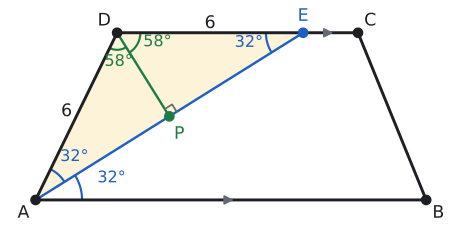

Python code for this plot:
# Örnek 2: [AB] ∥ [DC], m(DAB) = 64°, |AD| = 6. A'nın açıortayı [DC]'yi E'de keser → |DE| = 6.
# D'nin açıortayı [AE]'yi P'de keser → m(DPA) = 90°.
import sys; sys.path.insert(0, "tools")
from cizim import *

P = lambda x, y: np.array([float(x), float(y)])
uz = lambda U, V: round(float(np.linalg.norm(U - V)), 4)
def acisi(K, U, V):
    u, v = U - K, V - K
    return round(float(np.degrees(np.arccos(np.dot(u, v) / np.linalg.norm(u) / np.linalg.norm(v)))), 3)
def kesis(p, u, q, v):
    t = np.linalg.solve(np.array([u, -v]).T, q - p); return p + t[0] * u
def paralel_isareti(U, V, renk=SOLUK, k=0.18):
    M = (U + V) / 2; t = (V - U) / np.linalg.norm(V - U)
    ax.annotate("", xy=M + k * t, xytext=M - k * t, arrowprops=dict(arrowstyle="-|>", color=renk, lw=1.4, mutation_scale=14))
def cetik(U, V, n=1, renk=SOLUK, L=0.16):
    M = (U + V) / 2; t = (V - U) / np.linalg.norm(V - U); m = np.array([-t[1], t[0]])
    for i in range(n):
        c = M + (i - (n - 1) / 2) * 0.13 * t
        ax.plot(*zip(c - L * m, c + L * m), color=renk, lw=1.5)
def olcu(U, V, metin, d=0.3, renk=YAZI, fs=13):
    """[UV] parçasının ortasına, U→V yönünün soluna d kadar uzağa yazı (d < 0: sağına)."""
    M = (U + V) / 2; t = (V - U) / np.linalg.norm(V - U); m = np.array([-t[1], t[0]])
    ax.text(*(M + d * m), metin, ha="center", va="center", color=renk, fontsize=fs)
def dik_isareti(K, U, V, r=0.28):
    a_ = (U - K) / np.linalg.norm(U - K) * r; b_ = (V - K) / np.linalg.norm(V - K) * r
    ax.plot(*zip(K + a_, K + a_ + b_, K + b_), color=SOLUK, lw=1.3)

A = P(0, 0); D = 6 * P(np.cos(np.radians(64)), np.sin(np.radians(64)))
E = D + P(6, 0); C = P(10.4, D[1]); B = P(12.6, 0)
Pn = kesis(A, E - A, D, P(np.cos(np.radians(-58)), np.sin(np.radians(-58))))
print("A", acisi(A, B, D), "DAE", acisi(A, D, E), "EAB", acisi(A, E, B), "DEA", acisi(E, D, A),
      "ADC", acisi(D, A, C), "ADP", acisi(D, A, Pn), "PDC", acisi(D, Pn, C), "DPA", acisi(Pn, D, A), "AD", uz(A, D), "DE", uz(D, E))

fig, ax = sekil(6, 3.4)
ax.set_aspect("equal"); ax.axis("off")
ax.add_patch(patches.Polygon([A, D, E], closed=True, facecolor=SARI_ACIK, edgecolor="none"))
ax.plot(*zip(A, B, C, D, A), color=YAZI)
ax.plot(*zip(A, E), color=MAVI, lw=1.8)
ax.plot(*zip(D, Pn), color=YESIL, lw=1.8)
paralel_isareti(E, C); paralel_isareti(A, B)
dik_isareti(Pn, D, E)
for Q in (A, B, C, D): nokta(ax, *Q, "")
nokta(ax, *E, "", renk=MAVI); nokta(ax, *Pn, "", renk=YESIL)
ax.text(A[0] - 0.2, -0.15, "A", ha="right", va="top")
ax.text(B[0] + 0.2, -0.15, "B", ha="left", va="top")
ax.text(C[0] + 0.2, C[1] + 0.1, "C", ha="left", va="bottom")
ax.text(D[0] - 0.2, D[1] + 0.1, "D", ha="right", va="bottom")
ax.text(E[0], E[1] + 0.25, "E", ha="center", va="bottom", color=MAVI)
ax.text(Pn[0] + 0.15, Pn[1] - 0.3, "P", ha="left", va="top", color=YESIL)
aci(ax, A, E, B, r=1.5, ad="32°", renk=MAVI)
aci(ax, A, D, E, r=1.1, ad="32°", renk=MAVI)
aci(ax, E, D, A, r=1.2, ad="", renk=MAVI)
ax.text(E[0] - 1.75, E[1] - 0.32, "32°", ha="center", va="center", color=MAVI, fontsize=12)
aci(ax, D, A, Pn, r=0.55, ad="58°", renk=YESIL)
aci(ax, D, Pn, C, r=0.75, ad="", renk=YESIL)
ax.text(D[0] + 1.3, D[1] - 0.3, "58°", ha="center", va="center", color=YESIL, fontsize=12)
olcu(A, D, "6", d=0.35)
olcu(D, E, "6", d=0.3)
ax.set_xlim(-0.9, B[0] + 0.9); ax.set_ylim(-0.8, D[1] + 0.8)
kaydet(fig, __file__)
